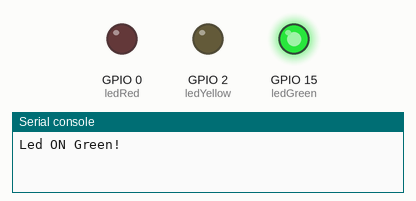
A program run on a simulated ESP32 board running MicroPython. Shown: output pins drawn as LEDs (lit = HIGH), the last lines printed to the serial console. Wiring (from the project's diagram.json): red LED on GPIO 0, yellow LED on GPIO 2, green LED on GPIO 15.

Above: at 10.0 s.
At 20.2 s:
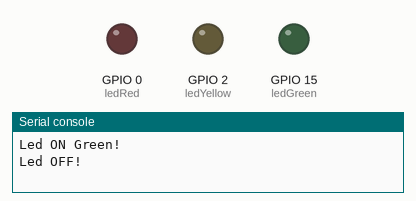
At 25.5 s:
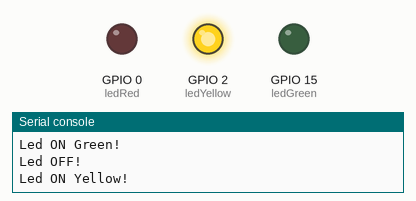
At 34.5 s:
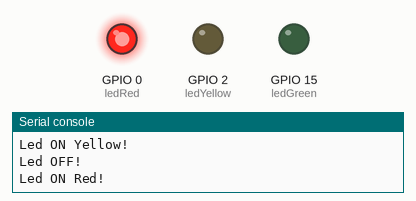
Timing chart, 0 to 50.1 s (numbered marks = the images above):
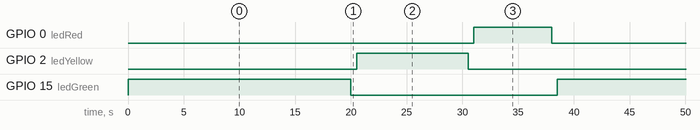

Measured:
- by itself, GPIO 0 (ledRed): alternates HIGH for 7.0 s and LOW for 31.5 s
- by itself, GPIO 2 (ledYellow): alternates HIGH for 10.0 s and LOW for 28.5 s
- by itself, GPIO 15 (ledGreen): alternates HIGH for 20.0 s and LOW for 18.5 s

The program:

main.py
```python
from machine import Pin

from utime import  sleep

ledGreen = Pin(15, Pin.OUT)
ledYellow = Pin(2, Pin.OUT)
ledRed = Pin(0, Pin.OUT)

while True:
    ledGreen.on()
    print("Led ON Green!")
    sleep(20)
    ledGreen.off()
    print("Led OFF!")
    sleep(0.5)

    ledYellow.on()
    print("Led ON Yellow!")
    sleep(10)
    ledYellow.off()
    print("Led OFF!")
    sleep(0.5)

    ledRed.on()
    print("Led ON Red!")
    sleep(7)
    ledRed.off()
    print("Led OFF!")
    sleep(0.5)
```
